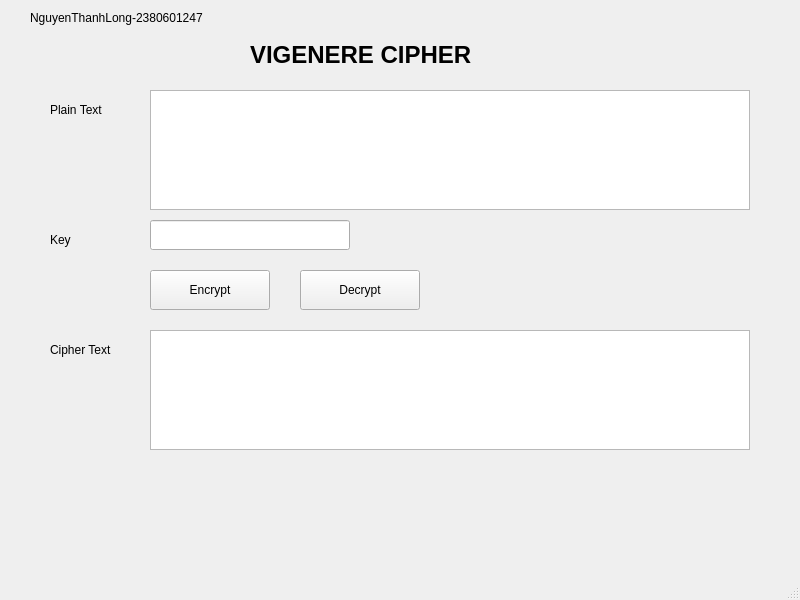
<?xml version="1.0" encoding="UTF-8"?>
<ui version="4.0">
 <class>MainWindow</class>
 <widget class="QMainWindow" name="MainWindow">
  <property name="geometry">
   <rect>
    <x>0</x>
    <y>0</y>
    <width>800</width>
    <height>600</height>
   </rect>
  </property>
  <property name="windowTitle">
   <string>Vigenere Cipher</string>
  </property>
  <widget class="QWidget" name="centralwidget">
   <widget class="QLabel" name="label_title">
    <property name="geometry">
     <rect>
      <x>250</x>
      <y>30</y>
      <width>300</width>
      <height>50</height>
     </rect>
    </property>
    <property name="styleSheet">
     <string>font-size:24px; font-weight:bold;</string>
    </property>
    <property name="text">
     <string>VIGENERE CIPHER</string>
    </property>
   </widget>
   <widget class="QLabel" name="label_plain">
    <property name="geometry">
     <rect>
      <x>50</x>
      <y>100</y>
      <width>100</width>
      <height>20</height>
     </rect>
    </property>
    <property name="text">
     <string>Plain Text</string>
    </property>
   </widget>
   <widget class="QPlainTextEdit" name="txt_plain_text">
    <property name="geometry">
     <rect>
      <x>150</x>
      <y>90</y>
      <width>600</width>
      <height>120</height>
     </rect>
    </property>
   </widget>
   <widget class="QLabel" name="label_key">
    <property name="geometry">
     <rect>
      <x>50</x>
      <y>230</y>
      <width>100</width>
      <height>20</height>
     </rect>
    </property>
    <property name="text">
     <string>Key</string>
    </property>
   </widget>
   <widget class="QLineEdit" name="txt_key">
    <property name="geometry">
     <rect>
      <x>150</x>
      <y>220</y>
      <width>200</width>
      <height>30</height>
     </rect>
    </property>
   </widget>
   <widget class="QPushButton" name="btn_encrypt">
    <property name="geometry">
     <rect>
      <x>150</x>
      <y>270</y>
      <width>120</width>
      <height>40</height>
     </rect>
    </property>
    <property name="text">
     <string>Encrypt</string>
    </property>
   </widget>
   <widget class="QPushButton" name="btn_decrypt">
    <property name="geometry">
     <rect>
      <x>300</x>
      <y>270</y>
      <width>120</width>
      <height>40</height>
     </rect>
    </property>
    <property name="text">
     <string>Decrypt</string>
    </property>
   </widget>
   <widget class="QLabel" name="label_cipher">
    <property name="geometry">
     <rect>
      <x>50</x>
      <y>340</y>
      <width>100</width>
      <height>20</height>
     </rect>
    </property>
    <property name="text">
     <string>Cipher Text</string>
    </property>
   </widget>
   <widget class="QPlainTextEdit" name="txt_cipher_text">
    <property name="geometry">
     <rect>
      <x>150</x>
      <y>330</y>
      <width>600</width>
      <height>120</height>
     </rect>
    </property>
   </widget>
   <widget class="QLabel" name="label_5">
    <property name="geometry">
     <rect>
      <x>30</x>
      <y>10</y>
      <width>181</width>
      <height>16</height>
     </rect>
    </property>
    <property name="text">
     <string>NguyenThanhLong-2380601247</string>
    </property>
   </widget>
  </widget>
  <widget class="QMenuBar" name="menubar">
   <property name="geometry">
    <rect>
     <x>0</x>
     <y>0</y>
     <width>800</width>
     <height>21</height>
    </rect>
   </property>
  </widget>
  <widget class="QStatusBar" name="statusbar"/>
 </widget>
 <resources/>
 <connections/>
</ui>
